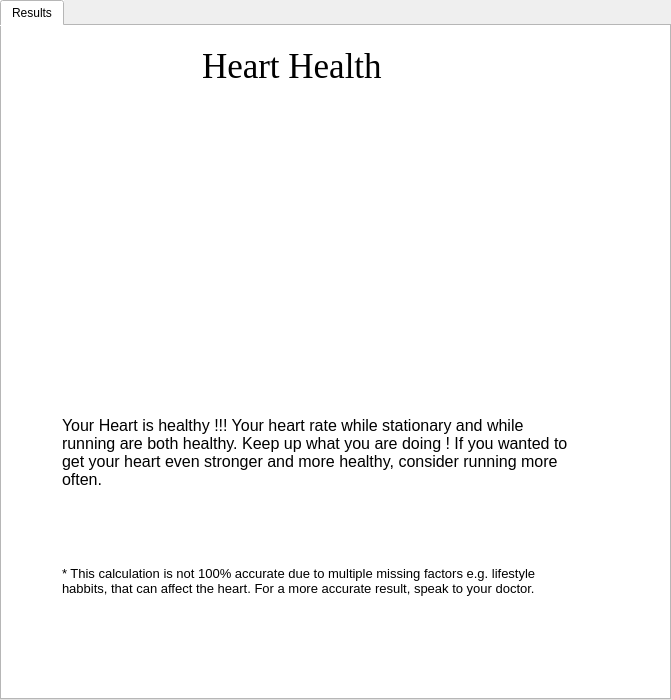
<?xml version="1.0" encoding="UTF-8"?>
<ui version="4.0">
 <class>healthy_heart_widget</class>
 <widget class="QWidget" name="healthy_heart_widget">
  <property name="geometry">
   <rect>
    <x>0</x>
    <y>0</y>
    <width>671</width>
    <height>700</height>
   </rect>
  </property>
  <property name="windowTitle">
   <string>Results</string>
  </property>
  <widget class="QTabWidget" name="healthy_heart_tab_widget">
   <property name="geometry">
    <rect>
     <x>0</x>
     <y>0</y>
     <width>671</width>
     <height>700</height>
    </rect>
   </property>
   <property name="styleSheet">
    <string notr="true">background-color: rgb(255, 255, 255);</string>
   </property>
   <property name="currentIndex">
    <number>0</number>
   </property>
   <widget class="QWidget" name="results_tab">
    <attribute name="title">
     <string>Results</string>
    </attribute>
    <widget class="QLabel" name="label">
     <property name="geometry">
      <rect>
       <x>220</x>
       <y>100</y>
       <width>202</width>
       <height>219</height>
      </rect>
     </property>
     <property name="text">
      <string/>
     </property>
     <property name="pixmap">
      <pixmap>../../Pictures/healthy_heart_image.png</pixmap>
     </property>
     <property name="alignment">
      <set>Qt::AlignLeading|Qt::AlignLeft|Qt::AlignTop</set>
     </property>
     <property name="wordWrap">
      <bool>true</bool>
     </property>
    </widget>
    <widget class="QLabel" name="label_2">
     <property name="geometry">
      <rect>
       <x>200</x>
       <y>20</y>
       <width>251</width>
       <height>61</height>
      </rect>
     </property>
     <property name="font">
      <font>
       <family>Georgia</family>
       <pointsize>26</pointsize>
      </font>
     </property>
     <property name="text">
      <string>Heart Health</string>
     </property>
     <property name="alignment">
      <set>Qt::AlignLeading|Qt::AlignLeft|Qt::AlignTop</set>
     </property>
     <property name="wordWrap">
      <bool>true</bool>
     </property>
    </widget>
    <widget class="QLabel" name="label_3">
     <property name="geometry">
      <rect>
       <x>60</x>
       <y>390</y>
       <width>511</width>
       <height>131</height>
      </rect>
     </property>
     <property name="font">
      <font>
       <pointsize>12</pointsize>
      </font>
     </property>
     <property name="text">
      <string>Your Heart is healthy !!! Your heart rate while stationary and while running are both healthy. Keep up what you are doing ! If you wanted to get your heart even stronger and more healthy, consider running more often.</string>
     </property>
     <property name="alignment">
      <set>Qt::AlignLeading|Qt::AlignLeft|Qt::AlignTop</set>
     </property>
     <property name="wordWrap">
      <bool>true</bool>
     </property>
    </widget>
    <widget class="QLabel" name="label_4">
     <property name="geometry">
      <rect>
       <x>60</x>
       <y>540</y>
       <width>511</width>
       <height>131</height>
      </rect>
     </property>
     <property name="font">
      <font>
       <pointsize>10</pointsize>
      </font>
     </property>
     <property name="text">
      <string>* This calculation is not 100% accurate due to multiple missing factors e.g. lifestyle habbits, that can affect the heart. For a more accurate result, speak to your doctor.</string>
     </property>
     <property name="alignment">
      <set>Qt::AlignLeading|Qt::AlignLeft|Qt::AlignTop</set>
     </property>
     <property name="wordWrap">
      <bool>true</bool>
     </property>
    </widget>
   </widget>
  </widget>
 </widget>
 <resources/>
 <connections/>
</ui>
